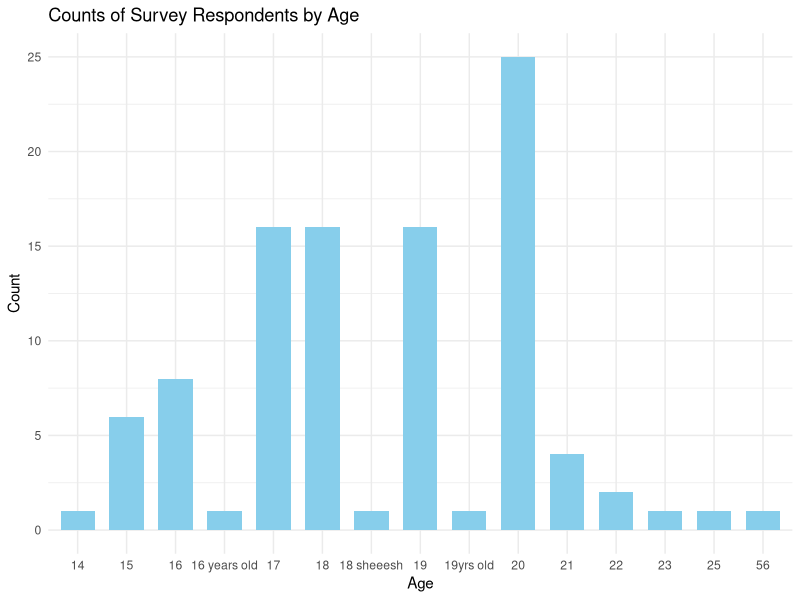
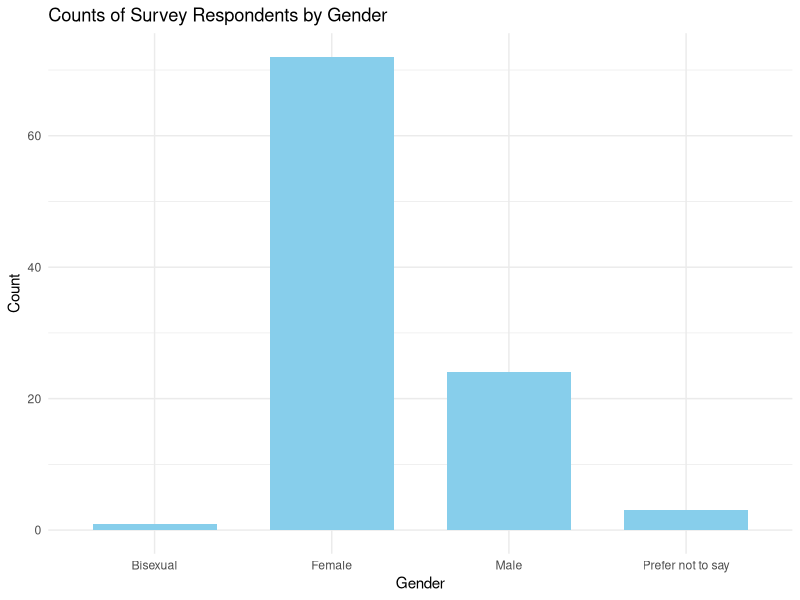

Here is the R script that generated these plots, in order:
## ---- chunk 1
knitr::opts_chunk$set(echo = TRUE)
## ---- chunk 2
library(readr)
library(ggplot2)
library(dplyr)
## ---- chunk 3
survey <- read_csv("Survey_ Understanding Student Engagement in Online Gaming.csv")
View(survey)
## ---- chunk 4

age <- survey %>%
  mutate(Age = as.factor(Age)) %>%
  group_by(Age) %>%
  summarise(count = n())

# geting mean and standard deviation of counts
age_summary <- age %>%
  summarise(mean_count = mean(count),
            sd_count = sd(count))

ggplot(age, aes(x = Age, y = count)) +
  geom_bar(stat = "identity", fill = "skyblue", width = 0.7) +
  labs(
    title = "Counts of Survey Respondents by Age",
    x = "Age",
    y = "Count"
  ) +
  theme_minimal()

## ---- chunk 5
#geting the count of gender
(gender <- survey %>%
  mutate(Gender = as.character(Gender)) %>%  
  group_by(Gender) %>%
  summarise(count = n()))

# geting mean and standard deviation of counts
(gender_summary <- gender %>%
  summarise(mean_count = mean(count),
            sd_count = sd(count)))

ggplot(gender, aes(x = Gender, y = count)) +
  geom_bar(stat = "identity", fill = "skyblue", width = 0.7) +
  labs(
    title = "Counts of Survey Respondents by Gender",
    x = "Gender",
    y = "Count"
  ) +
  theme_minimal()

